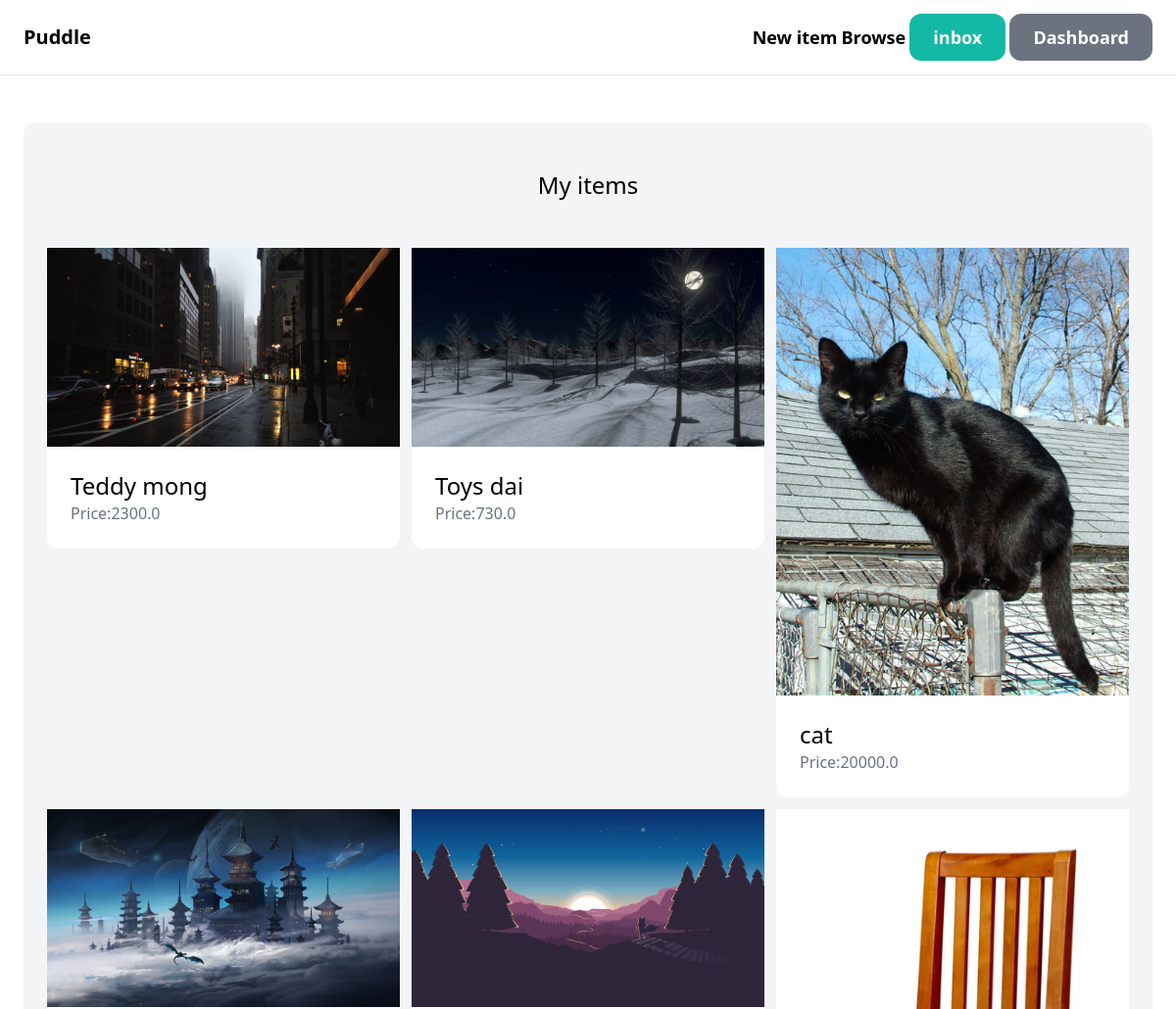
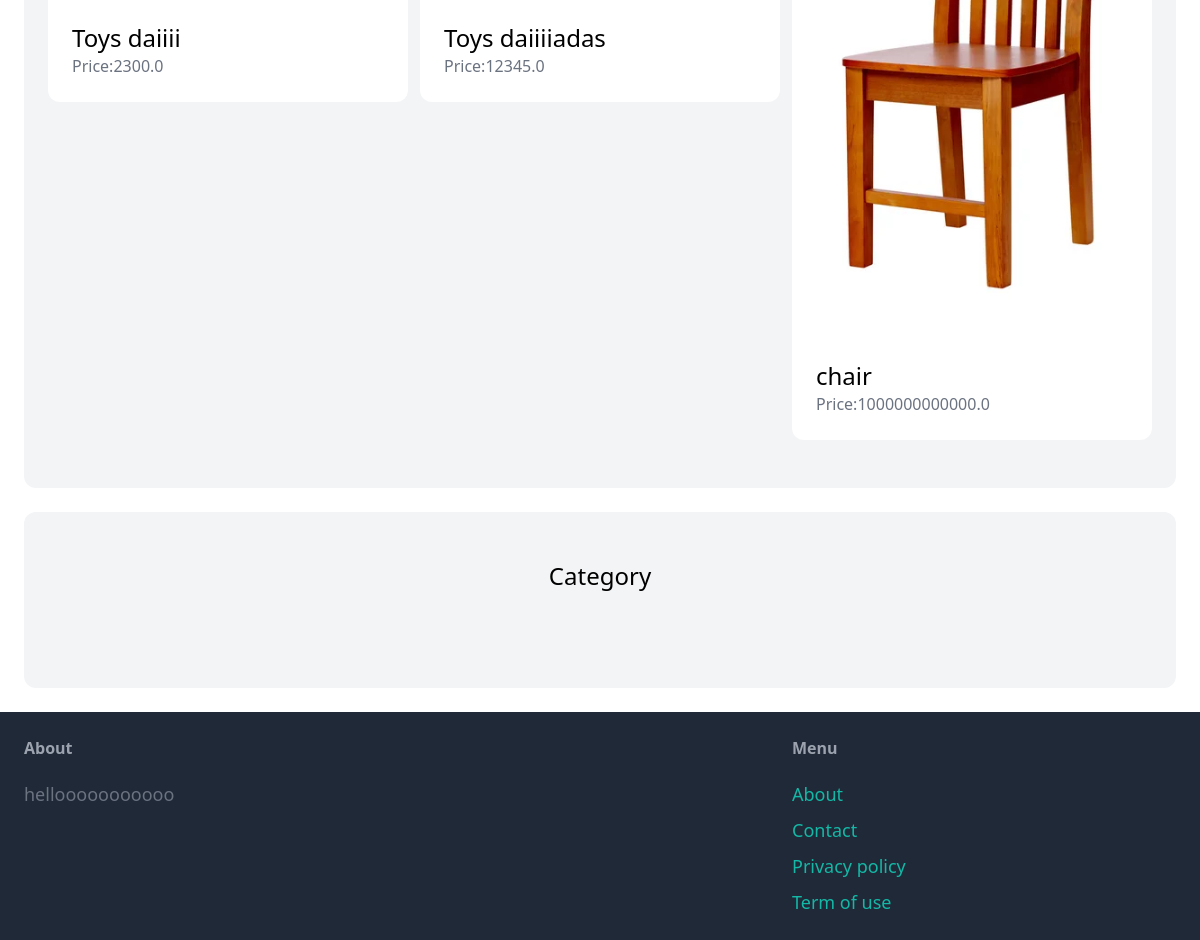
/dashboard/ (signed in), run on an earlier commit of the app's database (2 pictures, top to bottom).
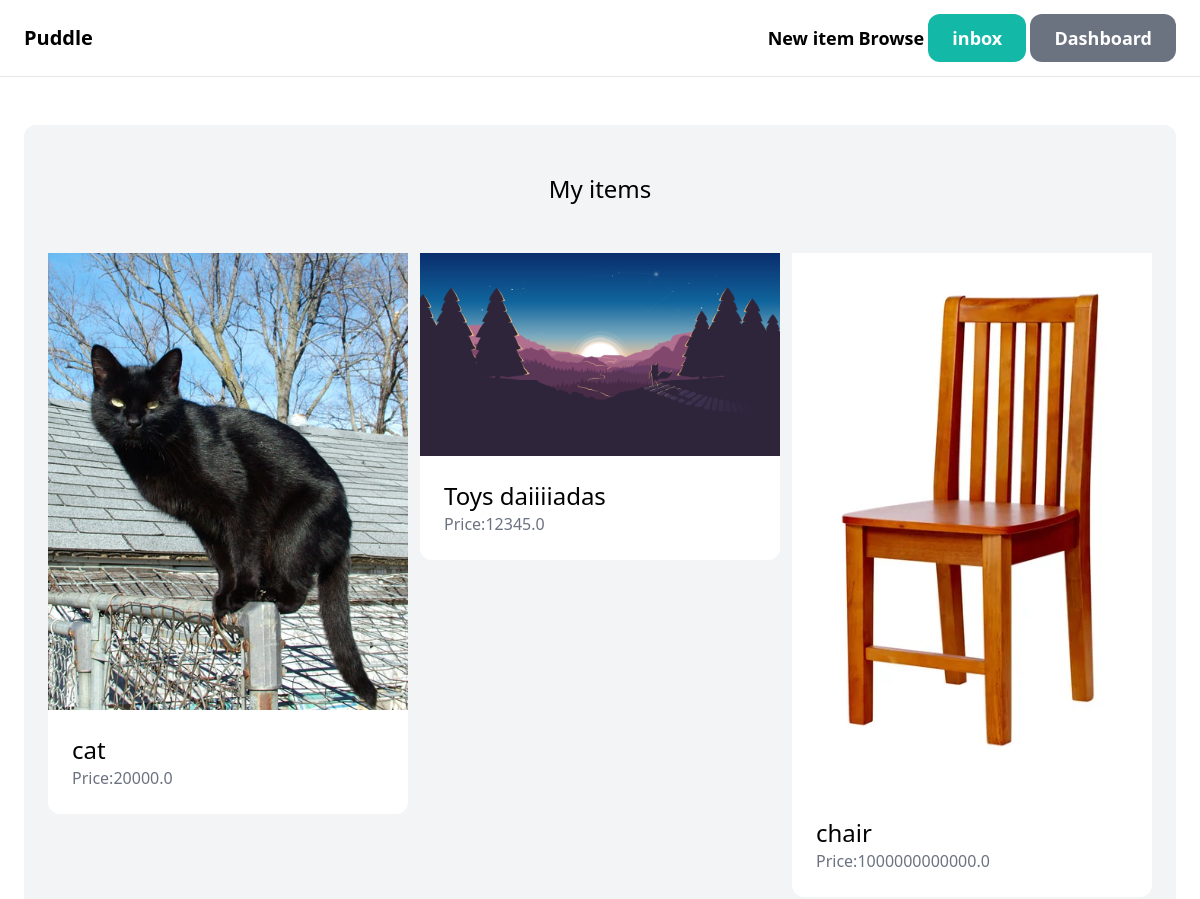
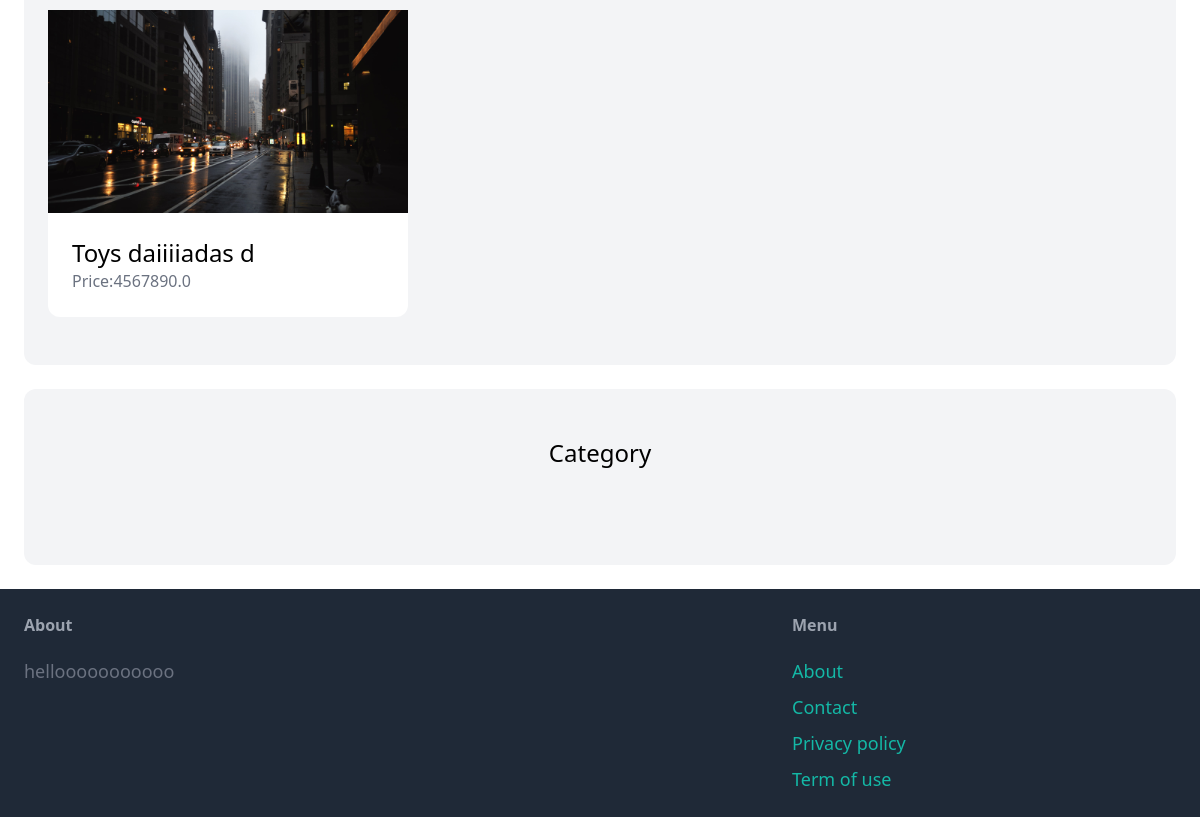
And on a later commit of the database (2 pictures, top to bottom).
### item/models.py (models this page shows, shortened)
class Item(models.Model):
    category = models.ForeignKey(Category, related_name ='items', on_delete=models.CASCADE)
    name = models.CharField(max_length=255)
    description = models.TextField(blank=True, null=True)
    price = models.FloatField()
    image = models.ImageField(upload_to='item_images', blank=True, null=True)
    is_sold = models.BooleanField(default=False)
    created_by = models.ForeignKey(User, related_name='items', on_delete=models.CASCADE)
    created_at = models.DateTimeField(auto_now_add=True)

### dashboard/views.py (the view)
# urls.py: path('',views.index,name='index'),
@login_required
def index(request):
    items = Item.objects.filter(created_by=request.user)
    context = {'items': items}
    return render(request, 'dashboard/index.html', context)

### dashboard/templates/dashboard/index.html (shortened to what this page needs)
{% extends 'main.html' %}
{% block content %}
<div class="py-6 px-6">
    <div class="mt-6 px-6 py-12 bg-gray-100 rounded-xl">
        <h2 class="mb-12 text-2xl text-center">My items</h2>
        <div class="grid grid-cols-3 gap-3">
            {% for item in items %}
                <div>
                    <a href="{% url 'item:detail' item.id %}">
                        <div>
                            <img src="{{item.image.url}}" class="rounded-t-tx">
                        </div>
                        <div class="p-6 bg-white rounded-b-xl">
                            <h2 class="text-2xl">{{ item.name }}</h2>
                            <p class="text-gray-500">Price:{{item.price}}</p>
                        </div>
                    </a>
                </div>
            {% endfor%}
        </div>
    </div>
    <div class="mt-6 px-6 py-12 bg-gray-100 rounded-xl">
        <h2 class="mb-12 text-2xl text-center">Category</h2>
    </div>
</div>
{% endblock content %}

What changed in the data, as far as the page shows it:
removed Item: image (picture), name "Teddy mong", price "2300.0"
removed Item: image (picture), name "Toys dai", price "730.0"
removed Item: image (picture), name "Toys daiiii", price "2300.0"
added Item: image (picture), name "Toys daiiiiadas d", price "4567890.0"
